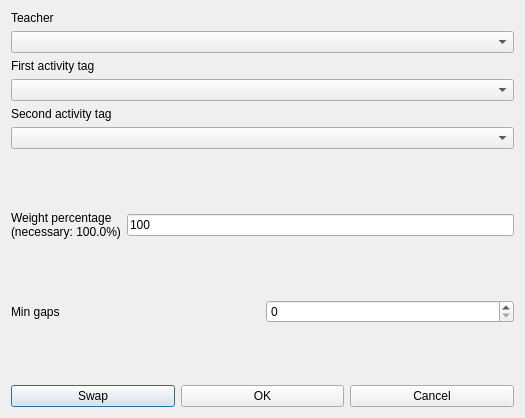
<?xml version="1.0" encoding="UTF-8"?>
<ui version="4.0">
 <class>ModifyConstraintTeacherMinGapsBetweenOrderedPairOfActivityTagsPerRealDayForm_template</class>
 <widget class="QDialog" name="ModifyConstraintTeacherMinGapsBetweenOrderedPairOfActivityTagsPerRealDayForm_template">
  <property name="geometry">
   <rect>
    <x>0</x>
    <y>0</y>
    <width>525</width>
    <height>418</height>
   </rect>
  </property>
  <property name="windowTitle">
   <string extracomment="This is the title of the dialog to modify a constraint of this type">Modify teacher min gaps between ordered pair of activity tags per real day</string>
  </property>
  <layout class="QVBoxLayout" name="verticalLayout_2">
   <item>
    <layout class="QVBoxLayout" name="verticalLayout">
     <item>
      <widget class="QLabel" name="teachersTextLabel">
       <property name="frameShape">
        <enum>QFrame::NoFrame</enum>
       </property>
       <property name="frameShadow">
        <enum>QFrame::Plain</enum>
       </property>
       <property name="text">
        <string>Teacher</string>
       </property>
       <property name="wordWrap">
        <bool>false</bool>
       </property>
      </widget>
     </item>
     <item>
      <widget class="QComboBox" name="teacherComboBox">
       <property name="editable">
        <bool>false</bool>
       </property>
       <property name="insertPolicy">
        <enum>QComboBox::NoInsert</enum>
       </property>
       <property name="duplicatesEnabled">
        <bool>false</bool>
       </property>
      </widget>
     </item>
     <item>
      <widget class="QLabel" name="firstActivityTagTextLabel">
       <property name="frameShape">
        <enum>QFrame::NoFrame</enum>
       </property>
       <property name="frameShadow">
        <enum>QFrame::Plain</enum>
       </property>
       <property name="text">
        <string>First activity tag</string>
       </property>
       <property name="wordWrap">
        <bool>false</bool>
       </property>
      </widget>
     </item>
     <item>
      <widget class="QComboBox" name="firstActivityTagComboBox">
       <property name="editable">
        <bool>false</bool>
       </property>
       <property name="insertPolicy">
        <enum>QComboBox::NoInsert</enum>
       </property>
       <property name="duplicatesEnabled">
        <bool>false</bool>
       </property>
      </widget>
     </item>
     <item>
      <widget class="QLabel" name="secondActivityTagTextLabel">
       <property name="frameShape">
        <enum>QFrame::NoFrame</enum>
       </property>
       <property name="frameShadow">
        <enum>QFrame::Plain</enum>
       </property>
       <property name="text">
        <string>Second activity tag</string>
       </property>
       <property name="wordWrap">
        <bool>false</bool>
       </property>
      </widget>
     </item>
     <item>
      <widget class="QComboBox" name="secondActivityTagComboBox">
       <property name="editable">
        <bool>false</bool>
       </property>
       <property name="insertPolicy">
        <enum>QComboBox::NoInsert</enum>
       </property>
       <property name="duplicatesEnabled">
        <bool>false</bool>
       </property>
      </widget>
     </item>
    </layout>
   </item>
   <item>
    <spacer name="spacer6">
     <property name="orientation">
      <enum>Qt::Vertical</enum>
     </property>
     <property name="sizeType">
      <enum>QSizePolicy::Expanding</enum>
     </property>
     <property name="sizeHint" stdset="0">
      <size>
       <width>20</width>
       <height>20</height>
      </size>
     </property>
    </spacer>
   </item>
   <item>
    <layout class="QHBoxLayout" name="horizontalLayout_2">
     <item>
      <widget class="QLabel" name="weightTextLabel">
       <property name="frameShape">
        <enum>QFrame::NoFrame</enum>
       </property>
       <property name="frameShadow">
        <enum>QFrame::Plain</enum>
       </property>
       <property name="text">
        <string>Weight percentage
(necessary: 100.0%)</string>
       </property>
       <property name="wordWrap">
        <bool>false</bool>
       </property>
      </widget>
     </item>
     <item>
      <widget class="QLineEdit" name="weightLineEdit">
       <property name="text">
        <string notr="true">100</string>
       </property>
      </widget>
     </item>
    </layout>
   </item>
   <item>
    <spacer name="verticalSpacer">
     <property name="orientation">
      <enum>Qt::Vertical</enum>
     </property>
     <property name="sizeHint" stdset="0">
      <size>
       <width>20</width>
       <height>25</height>
      </size>
     </property>
    </spacer>
   </item>
   <item>
    <layout class="QHBoxLayout" name="horizontalLayout">
     <item>
      <widget class="QLabel" name="minGapsTextLabel">
       <property name="frameShape">
        <enum>QFrame::NoFrame</enum>
       </property>
       <property name="frameShadow">
        <enum>QFrame::Plain</enum>
       </property>
       <property name="text">
        <string>Min gaps</string>
       </property>
       <property name="wordWrap">
        <bool>false</bool>
       </property>
      </widget>
     </item>
     <item>
      <widget class="QSpinBox" name="minGapsSpinBox"/>
     </item>
    </layout>
   </item>
   <item>
    <spacer name="verticalSpacer_2">
     <property name="orientation">
      <enum>Qt::Vertical</enum>
     </property>
     <property name="sizeHint" stdset="0">
      <size>
       <width>20</width>
       <height>26</height>
      </size>
     </property>
    </spacer>
   </item>
   <item>
    <layout class="QHBoxLayout">
     <item>
      <widget class="QPushButton" name="swapPushButton">
       <property name="text">
        <string comment="Interchange (swap) the two selected activity tags in the dialog">Swap</string>
       </property>
      </widget>
     </item>
     <item>
      <widget class="QPushButton" name="okPushButton">
       <property name="text">
        <string>OK</string>
       </property>
      </widget>
     </item>
     <item>
      <widget class="QPushButton" name="cancelPushButton">
       <property name="text">
        <string>Cancel</string>
       </property>
      </widget>
     </item>
    </layout>
   </item>
  </layout>
 </widget>
 <layoutdefault spacing="6" margin="11"/>
 <resources/>
 <connections/>
</ui>
